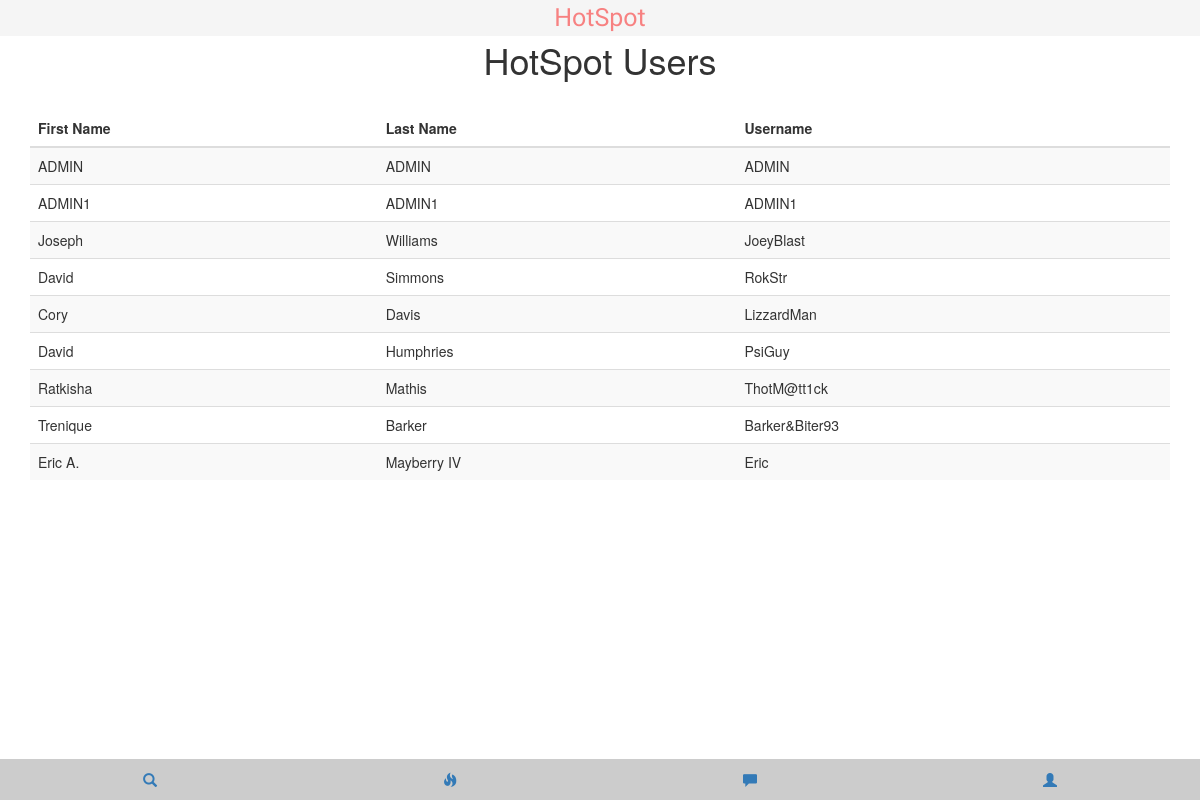
Page /usertable.php on the committed database.
### tables this page shows
CREATE TABLE `user` (
  `U_ID` int(7) NOT NULL,
  `U_ACCT_TYPE` char(1) NOT NULL,
  `U_USERNAME` char(255) NOT NULL,
  `U_F_NAME` char(255) NOT NULL,
  `U_L_NAME` char(255) NOT NULL,
  `U_DOB` date NOT NULL,
  `U_HOME_LAT_DEG` int(2) NOT NULL,
  `U_HOME_LAT_MIN` int(2) NOT NULL,
  `U_HOME_LAT_SEC` int(2) NOT NULL,
  `U_HOME_LONG_DEG` int(2) NOT NULL,
  `U_HOME_LONG_MIN` int(2) NOT NULL,
  `U_HOME_LONG_SEC` int(2) NOT NULL,
  `U_SCHOOL` char(255) DEFAULT NULL,
  `U_PHONE` bigint(20) DEFAULT NULL,
  `U_IMAGE` blob
);

### usertable.php (the view, shortened to what this page needs)
<!DOCTYPE html>
<html lang="en">
  <head>
    <link rel="stylesheet" type="text/css" href="css/template.css">
    <link rel="stylesheet" type="text/css" href="css/bootstrap-theme.min.css">
  </head>
  <body>
    <div class="container">
      <?php include("header.php"); ?>
      <br style="line-height:38px;" />
      <h1 class="text-center">HotSpot Users</h1><br/>
      <table class="table table-striped">
        <thead>
          <tr><th>First Name</th><th>Last Name</th><th>Username</th>
          </tr>
        </thead>
        <tbody>
          <?php
          include("connection.php");
          $conn = new mysqli($servername, $username, $password, $db);
          $sql = "SELECT U_F_NAME, U_L_NAME, U_USERNAME FROM USER";
          $result = $conn->query($sql);
          if ($result->num_rows > 0) {
              while($row = $result->fetch_assoc()) {
                  echo "<tr><td>".$row["U_F_NAME"]."</td><td>".$row["U_L_NAME"].
                  "</td><td>".$row["U_USERNAME"]."</td></tr>";
              }
          } else {
              echo "0 results";
          }
          ?>
        </tbody>
      </table>
    </div>
    <?php include("nav.php"); ?>
  </body>
</html>

### header.php (shortened to what this page needs)
<!DOCTYPE html>
<html lang="en">
  <head>
    <link rel="stylesheet" type="text/css" href="css/header.css">
  </head>
  <body>
    <ol class="breadcrumb navbar-fixed-top text-center">
      <li><a href="list.php">HotSpot</a></li>
    </ol>
  </body>
</html>

### nav.php (shortened to what this page needs)
<!DOCTYPE html>
<html lang="en">
  <head>
  </head>
  <body>
    <ul class="nav nav-tabs nav-justified">
      <li role="presentation" data-toggle="modal" data-target="#modal-1">
        <a href="#"><span class="glyphicon glyphicon-search" aria-hidden="true">
        </span></a>
      </li>
      <li role="presentation"><a href="fire.php"><span class="glyphicon
      glyphicon-fire" aria-hidden="true"></span></a></li>
      <li role="presentation"><a href="message.php"><span class="glyphicon
      glyphicon-comment" aria-hidden="true"></span></a></li>
      <li role="presentation">
        <a href="myprofile.php">
          <span class="glyphicon glyphicon-user" aria-hidden="true">
          </span>
        </a>
      </li>
    </ul>
  </body>
</html>

### css/header.css (style rules this page uses)
.breadcrumb > li > a { display: inline-block; font-size: 25px !important; font-family: 'Dancing Script', cursive !important; text-decoration: none; color: #F78181; }
.breadcrumb { padding-top: 0 !important; padding-bottom: 0 !important; }

### rows in the picture
user: U_F_NAME "ADMIN", U_L_NAME "ADMIN", U_USERNAME "ADMIN"
user: U_F_NAME "ADMIN1", U_L_NAME "ADMIN1", U_USERNAME "ADMIN1"
user: U_F_NAME "Joseph", U_L_NAME "Williams", U_USERNAME "JoeyBlast"
user: U_F_NAME "David", U_L_NAME "Simmons", U_USERNAME "RokStr"
user: U_F_NAME "Cory", U_L_NAME "Davis", U_USERNAME "LizzardMan"
user: U_F_NAME "David", U_L_NAME "Humphries", U_USERNAME "PsiGuy"
user: U_F_NAME "Ratkisha", U_L_NAME "Mathis", U_USERNAME "ThotM@tt1ck"
user: U_F_NAME "Trenique", U_L_NAME "Barker", U_USERNAME "Barker&Biter93"
user: U_F_NAME "Eric A.", U_L_NAME "Mayberry IV", U_USERNAME "Eric"
